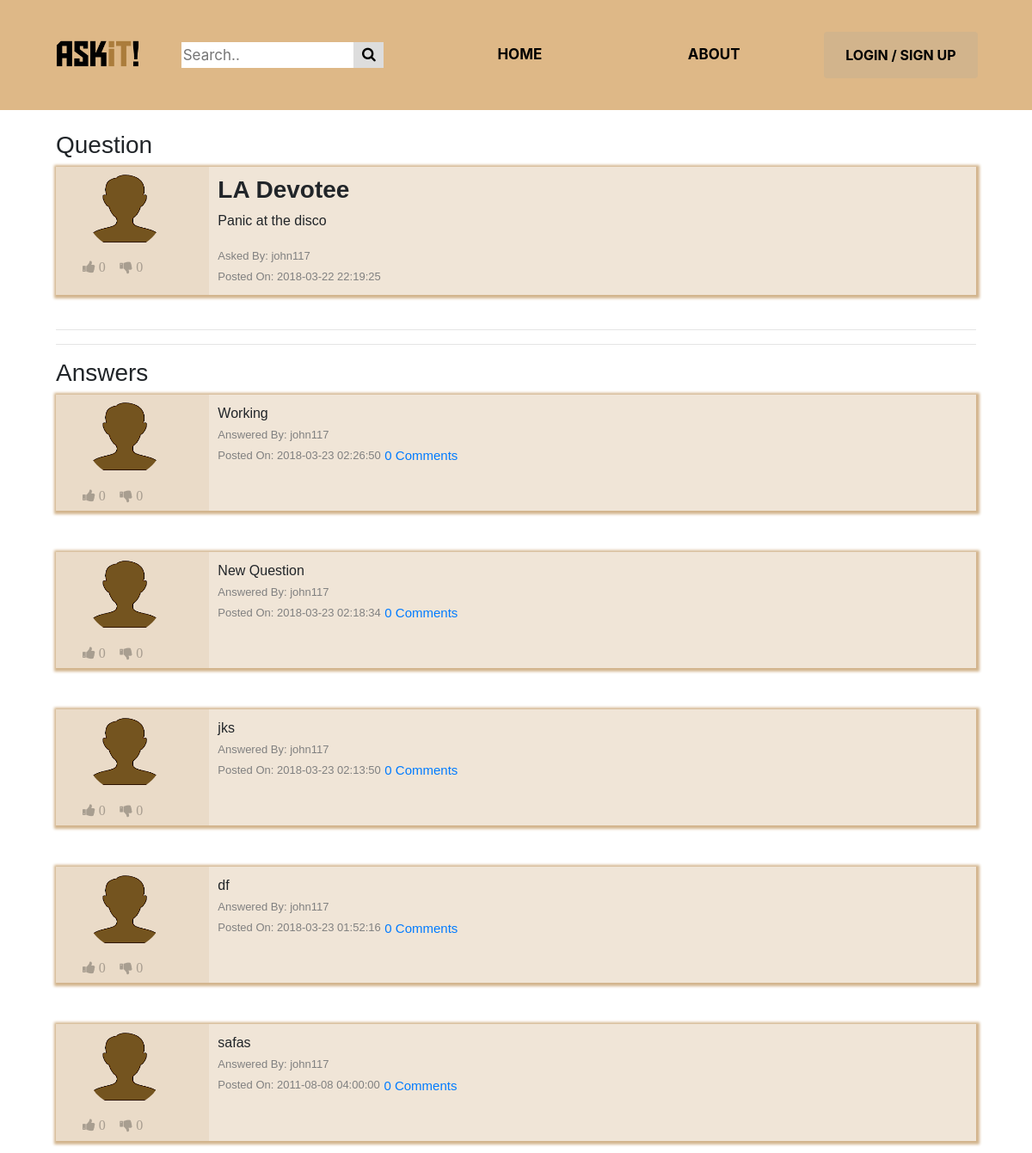
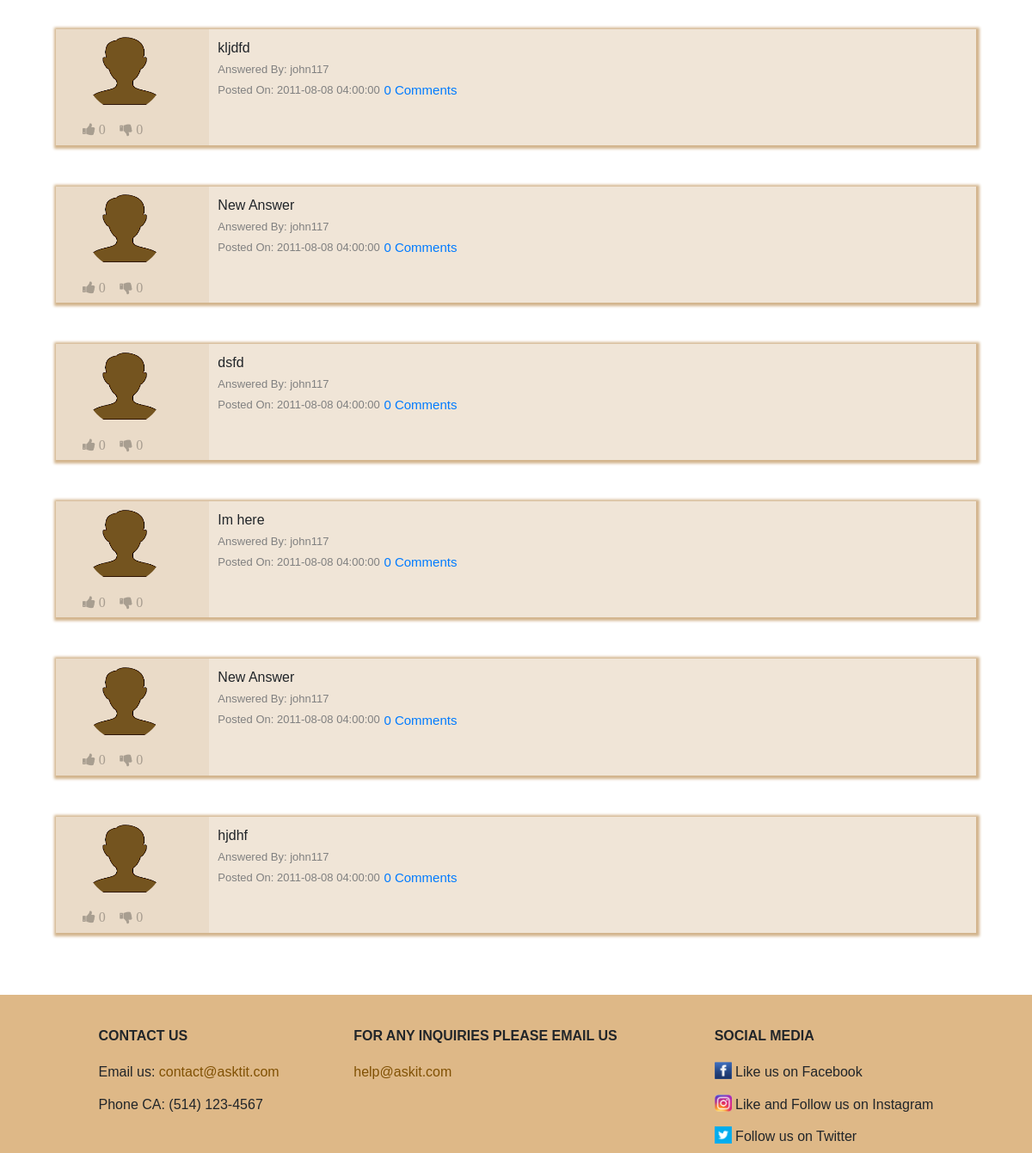
Page /home_page/questionThreadPage.php?questionid=7 on the committed database (2 pictures, top to bottom).
### tables this page shows
CREATE TABLE IF NOT EXISTS `questions` (
  `id` int(11) NOT NULL AUTO_INCREMENT,
  `account_id` int(11) DEFAULT NULL,
  `header` varchar(100) NOT NULL DEFAULT 'Ain''t it Fun',
  `content` varchar(500) NOT NULL DEFAULT 'Brick by Boring Brick',
  `date` timestamp NOT NULL DEFAULT CURRENT_TIMESTAMP,
  `upvotes` mediumint(8) UNSIGNED NOT NULL DEFAULT '0',
  `downvotes` mediumint(8) UNSIGNED NOT NULL DEFAULT '0',
  `tags` varchar(100) NOT NULL DEFAULT 'noob',
  PRIMARY KEY (`id`),
  KEY `fk_questions_account_id` (`account_id`)
);

CREATE TABLE IF NOT EXISTS `accounts` (
  `id` int(11) NOT NULL AUTO_INCREMENT,
  `username` varchar(20) NOT NULL DEFAULT 'john117',
  `password` varchar(500) DEFAULT NULL,
  `name` varchar(25) NOT NULL DEFAULT 'default name',
  `last_name` varchar(25) NOT NULL DEFAULT 'default  last',
  `gender` set('Male','Female','Other') NOT NULL DEFAULT 'Male',
  `security_one` set('What is the first name of the person you first kissed?','What is the last name of the teacher who gave you your first failing grade?','What is your pets name?','What was the name of your elementary / primary school?','In what city or town does your nearest sibling live?','What was your childhood nickname?','What is the name of your favorite childhood friend?') DEFAULT 'What is the first name of the person you first kissed?',
  `security_two` set('In what city or town did your mother and father meet?','What is the middle name of your oldest child?','What is your favorite team?','What is your favorite movie?','What was your favorite sport in high school?','What was your favorite food as a child?','Who is your childhood sports hero?','What was the name of the company where you had your first job?') NOT NULL DEFAULT 'In what city or town did your mother and father meet?',
  `answer_one` varchar(20) NOT NULL DEFAULT 'a1',
  `answer_two` varchar(20) NOT NULL DEFAULT 'a2',
  `bio` varchar(500) NOT NULL DEFAULT 'Training to be like goku',
  `profession` set('Gamer','Student','Potatoe','Teacher','Professor','Hipster','Trainer','Sloth') NOT NULL DEFAULT 'Potatoe',
  `pin` varchar(4) DEFAULT NULL,
  `profile_picture_path` varchar(500) NOT NULL DEFAULT '../img/avatar2.png',
  PRIMARY KEY (`id`),
  UNIQUE KEY `username` (`username`)
);

CREATE TABLE IF NOT EXISTS `answers` (
  `id` int(11) NOT NULL AUTO_INCREMENT,
  `account_id` int(11) DEFAULT NULL,
  `question_id` int(11) DEFAULT NULL,
  `content` varchar(500) NOT NULL DEFAULT 'noob did not answer',
  `date` timestamp NOT NULL DEFAULT CURRENT_TIMESTAMP,
  `upvotes` mediumint(8) UNSIGNED NOT NULL DEFAULT '0',
  `downvotes` mediumint(8) UNSIGNED NOT NULL DEFAULT '0',
  `best` tinyint(1) DEFAULT NULL,
  PRIMARY KEY (`id`),
  KEY `fk_answers_account_id` (`account_id`),
  KEY `fk_answers_question_id` (`question_id`)
);

### public_html/home_page/questionThreadPage.php (the view, shortened to what the rows shown need)
<?php
	include('header.php');
	include_once('..\..\private\controllers\comment_controller.php');
	include_once('..\..\private\models\Question.php');
	include_once('..\..\private\models\Answer.php');
	include_once('..\..\private\controllers\QuestionThreadController.php');
	require "../../private/controllers/Vote.php";
	echo "<link rel='stylesheet' type='text/css' href='../css/homepage.css'>
		<link rel='stylesheet' type='text/css' href='../css/questionThread.css'>";
	if (isset($_GET['questionid'])){
		$questId= $_GET['questionid'];
		$votesQ=[];
		$votesA=[];
		$qtc = new QuestionThreadController();
		$questionThread = $qtc::getQuestionThread($questId);
		$row = $questionThread->getQuestion();
		echo "<div class = 'container'>";
		$vote=getVote($votesQ,$row->getId());
	    if($questId==$vote['ref_id'])
	    	$vote_class=Vote::getClass($vote);
	    else
	    	$vote_class=Vote::getClass(false);
		echo "
		<br>
		<h3>Question</h3>
		<div class= 'questionBlock'>
		<div class='col-md-2 '>";
		$file_path=$questionThread->getQuestionFileName();
        echo "
        	<div class='col-md-10'><img class='circle_img' src=".$file_path."></div>
			<! ---------------------------- Left column of the Question Block ------------------------ -->
            <div class='details vote_btns ".$vote_class." '>
            <form action= '.\Like.php?ref=questions&ref_id=".$row->getId()."&vote=1&page=questionThreadPage.php?questionid=".$row->getId()."'' method='POST'>
              <button type='submit' class='vote_btn vote_like' ";
              if(!isset($_SESSION['userid'])){
              	echo "disabled";
              }
            echo "><i class='fa fa-thumbs-up'> ". $row->getUpvotes() . "</i></button>
            </form>
            <form action='.\Like.php?ref=questions&ref_id=".$row->getId()."&vote=-1&page=questionThreadPage.php?questionid=".$row->getId()."' method='POST'>
              <button type='submit' class='vote_btn vote_dislike' ";
              if(!isset($_SESSION['userid'])){
              	echo "disabled";
              }
            echo "><i class='fa fa-thumbs-down'> ". $row->getDownvotes() . "</i></button>
              </form>
            ";
			echo "</div></div>
		    <div class='col-md-10 question'>
		        <h3><strong>".$row->getHeader()."</strong></h3>
		        <p>".$row->getContent()."</p>
		        <span class ='questionByDetail'>
			        Asked By: ".$questionThread->getQuestionName()."<br>
				  	Posted On: ".$row->getDate();
		        echo" </span>
		    </div>
	    </div><br><hr>";
		echo "<hr><h3>Answers</h3>";
		$answerRow = $questionThread->getAnswerThreadArray();
		$counter=0;
		if($answerRow != null){
			foreach ($answerRow as $info){
				echo "<div class = 'block'>";
				$answerInfo = $info->getAnswer();
				$voteA=getVote($votesA,$answerInfo->getId());
				if($answerInfo->getId()==$voteA['ref_id'])
	    			$vote_class=Vote::getClass($voteA);
	    		else
	    			$vote_class=Vote::getClass(false);
	    		$commentRow=[];
				echo "
				<div class= 'answerBlock'>
				<div class='col-md-2 '>";
				$file_path=$info->getAnswerFileName();
		        echo "<div class='col-md-10'><img class='circle_img' src=".$file_path."></div>
				<! ---------------------------- Left column of the Answer Block ------------------------ -->
	            <div class='details vote_btns ".$vote_class." '>
  	            <form action= '.\Like.php?ref=answers&ref_id=".$answerInfo->getId()."&vote=1&page=questionThreadPage.php?questionid=".$row->getId()."' method='POST'>
  	              <button type='submit' class='vote_btn vote_like' ";
  	              if(!isset($_SESSION['userid'])){
  	              	echo "disabled";
  	              }
  	            echo "><i class='fa fa-thumbs-up'> ". $answerInfo->getUpvotes() . "</i></button>
  	            </form>
  	            <form action='.\Like.php?ref=answers&ref_id=".$answerInfo->getId()."&vote=-1&page=questionThreadPage.php?questionid=".$row->getId()."' method='POST'>
  	              <button type='submit' class='vote_btn vote_dislike' ";
  	              if(!isset($_SESSION['userid'])){
  	              	echo "disabled";
  	              }
  	            echo "><i class='fa fa-thumbs-down'> ". $answerInfo->getDownvotes() . "</i></button>
  	              </form>
  	            </div></div>";
  	            echo "
			        <div class='question col-md-10'>
			            ".$answerInfo->getContent()."<br>
			            <span class ='questionByDetail'>
				            Answered By: ".$info->getAnswerName()."<br>
						  	Posted On: ".$answerInfo->getDate()."
						  	<a class='btn btn-link commentButton' data-toggle='collapse' href='#allComments".$counter."' role='button' aria-expanded='false' aria-controls='allComments".$counter."'>
						  	".sizeof($commentRow)."
							Comments
							</a>
			            </span>
			        </div>
			        </div>
		    	";
		    	echo "<div class='collapse' id='allComments".$counter."'>";
		    	echo "</div></div><br><br>";
		    	$counter++;
			}
		}
	}
	else
		echo "Question not found";
	echo "</div>";
	function getVote($votes,$info_id){
	    return false;
	}
	include('footer.php');
?>

### rows in the picture
questions: account.profile_picture_path (picture), upvotes "0", downvotes "0", header "LA Devotee", content "Panic at the disco", account.username "john117", date "2018-03-22 22:19:25"
answers: account.profile_picture_path (picture), upvotes "0", downvotes "0", content "Working", account.username "john117", date "2018-03-23 02:26:50", sizeof($commentRow) "0"
answers: account.profile_picture_path (picture), upvotes "0", downvotes "0", content "New Question", account.username "john117", date "2018-03-23 02:18:34", sizeof($commentRow) "0"
answers: account.profile_picture_path (picture), upvotes "0", downvotes "0", content "jks", account.username "john117", date "2018-03-23 02:13:50", sizeof($commentRow) "0"
answers: account.profile_picture_path (picture), upvotes "0", downvotes "0", content "df", account.username "john117", date "2018-03-23 01:52:16", sizeof($commentRow) "0"
answers: account.profile_picture_path (picture), upvotes "0", downvotes "0", content "safas", account.username "john117", date "2011-08-08 04:00:00", sizeof($commentRow) "0"
answers: account.profile_picture_path (picture), upvotes "0", downvotes "0", content "kljdfd", account.username "john117", date "2011-08-08 04:00:00", sizeof($commentRow) "0"
answers: account.profile_picture_path (picture), upvotes "0", downvotes "0", content "New Answer", account.username "john117", date "2011-08-08 04:00:00", sizeof($commentRow) "0"
answers: account.profile_picture_path (picture), upvotes "0", downvotes "0", content "dsfd", account.username "john117", date "2011-08-08 04:00:00", sizeof($commentRow) "0"
answers: account.profile_picture_path (picture), upvotes "0", downvotes "0", content "Im here", account.username "john117", date "2011-08-08 04:00:00", sizeof($commentRow) "0"
answers: account.profile_picture_path (picture), upvotes "0", downvotes "0", content "New Answer", account.username "john117", date "2011-08-08 04:00:00", sizeof($commentRow) "0"
answers: account.profile_picture_path (picture), upvotes "0", downvotes "0", content "hjdhf", account.username "john117", date "2011-08-08 04:00:00", sizeof($commentRow) "0"
